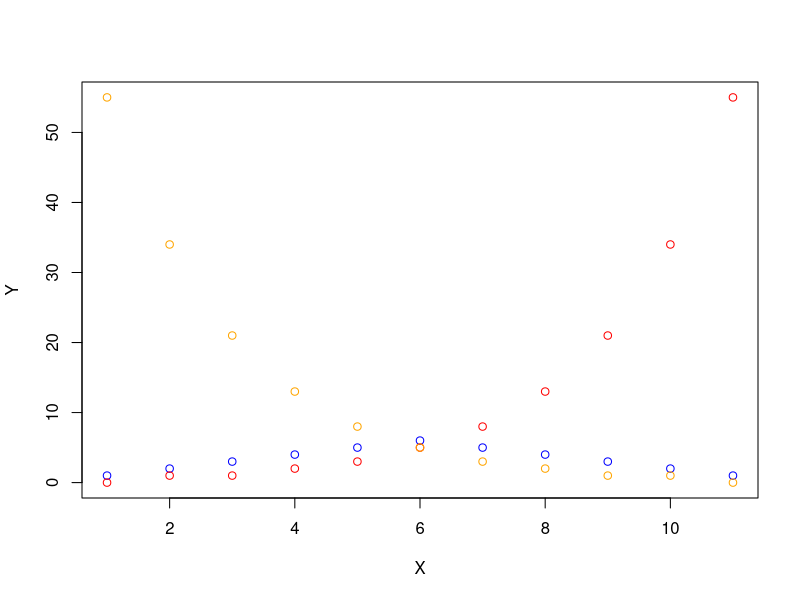
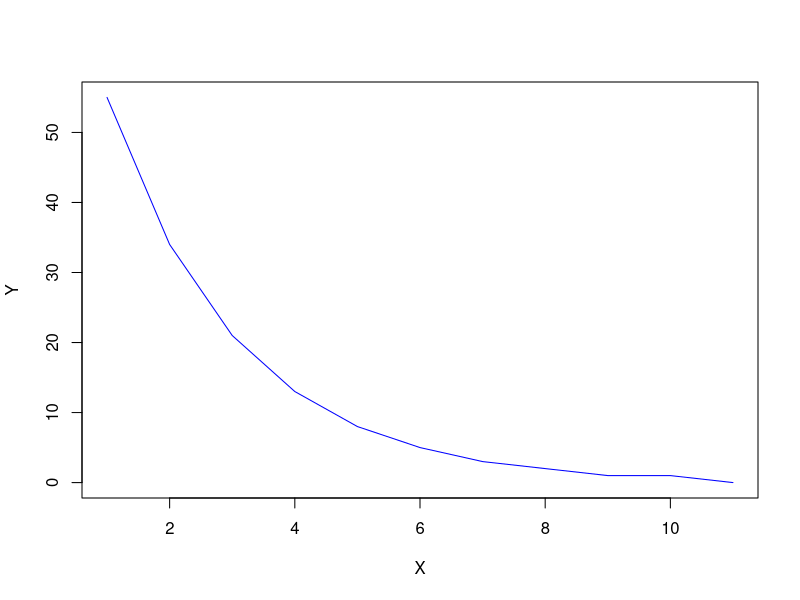
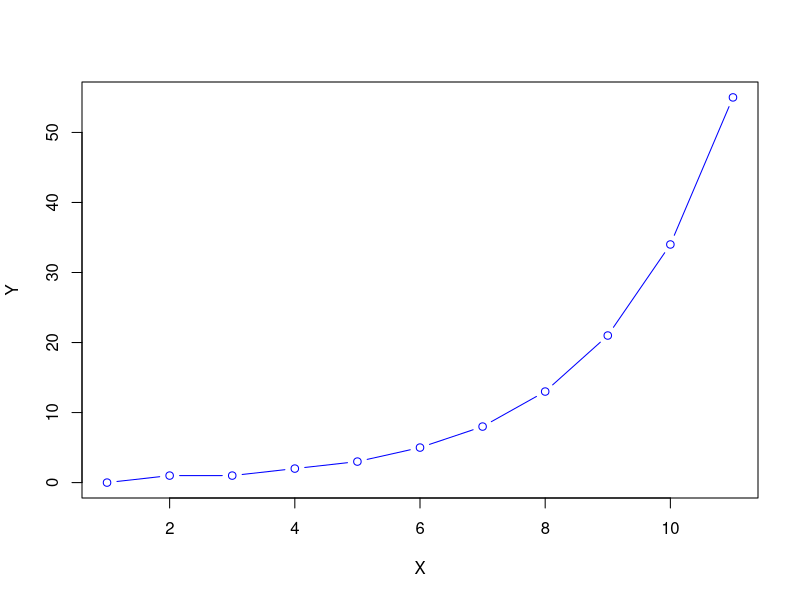

Here is the R script that generated these plots, in order:

vec  <- c( 1, 2, 3, 4, 5, 6, 5,  4,  3,  2, 1 ) 
vec2 <- c( 0, 1, 1, 2, 3, 5, 8, 13, 21, 34, 55 )
vec3 <- rev(vec2)
p_cols      <- c( "blue" , "red" , "orange" , "green" ) 
yrange <- range( 0 , vec , vec2 , vec3 )

plot (
    vec ,
    col=p_cols[1] ,
    type="p" ,
    xlab="X" ,
    ylab="Y" ,
    ylim=yrange
    )
lines(
    vec2 ,
    col=p_cols[2] ,
    type="p"
    )
lines(
    vec3 ,
    col=p_cols[3] ,
    type="p"
    )


plot (
    vec3 ,
    col=p_cols[1] ,
    type="l" ,
    xlab="X" ,
    ylab="Y" ,
    ylim=yrange
    )
plot (
    vec2 ,
    col=p_cols[1] ,
    type="b" ,
    xlab="X" ,
    ylab="Y" ,
    ylim=yrange
    )
